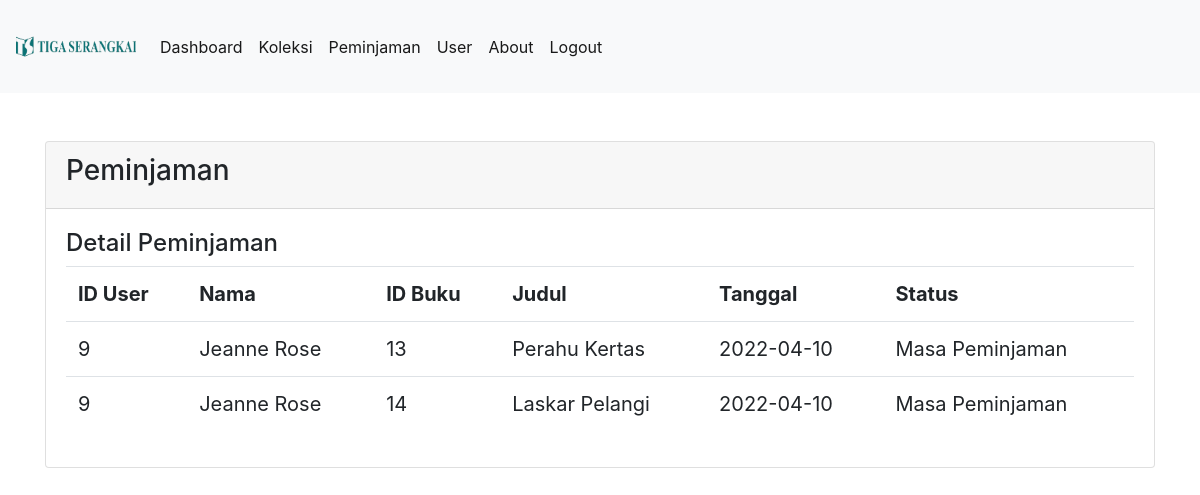
Screenshot of /index.php/pinjam/detail with the database file from the repository.
### tables this page shows
CREATE TABLE `pinjam` (
  `ID` int(11) NOT NULL,
  `IDuser` int(11) NOT NULL,
  `IDbuku` int(11) NOT NULL,
  `judul` varchar(100) NOT NULL,
  `nama` varchar(100) NOT NULL,
  `cover` varchar(100) NOT NULL,
  `tanggal` date NOT NULL,
  `status` varchar(100) NOT NULL
);

CREATE TABLE `users` (
  `ID` int(11) NOT NULL,
  `nama` varchar(100) NOT NULL,
  `email` varchar(50) NOT NULL,
  `password` varchar(100) NOT NULL,
  `alamat` text NOT NULL,
  `telepon` varchar(13) NOT NULL,
  `created_at` datetime NOT NULL,
  `updated_at` datetime NOT NULL,
  `profile` varchar(100) NOT NULL,
  `cookie` varchar(100) NOT NULL
);

CREATE TABLE `koleksi` (
  `ID` int(11) NOT NULL,
  `judul` varchar(100) NOT NULL,
  `penulis` varchar(100) NOT NULL,
  `penerbit` varchar(100) NOT NULL,
  `tahun` int(4) NOT NULL,
  `cover` varchar(100) NOT NULL
);

### application/controllers/Pinjam.php (called while the page is built, shortened)
<?php
class Pinjam extends CI_Controller {
	public function __construct()
    {
        $this->load->library(array('form_validation', 'session'));
        $this->load->helper(array('text', 'url'));
        $this->load->model('Pinjammodel');
    }
	public function detail()
    {
        $data['pinjam']=$this->Pinjammodel->pinjam_buku();
		$this->load->view('detail_pinjam',$data);
    }
}

### index.php (called while the page is built, shortened)
<?php
require_once BASEPATH.'core/CodeIgniter.php';

### application/models/Pinjammodel.php (called while the page is built, shortened)
<?php
class Pinjammodel extends CI_Model
{
    function pinjam_buku()
    {
      $this->db->select('*');
      return $this->db->from('pinjam')
            ->join('koleksi', 'pinjam.IDbuku=koleksi.ID')
            ->join('users', 'pinjam.IDuser=users.ID')
          ->get()
          ->result();
    }
}

### application/views/detail_pinjam.php (the view, shortened to what this page needs)
<!DOCTYPE html>
<html lang="en">
<head>
    <link href="<?= base_url('assets/css/bootstrap.min.css');?>" rel="stylesheet">
</head>
<body>
        <div class="container">
        <div class="card mt-5">
        <div class="card-header">
        <h3>Peminjaman</h3>
        </div>
        <div class="card-body">
            <blockquote class="blockquote mb-0">
            <h4>Detail Peminjaman</h4>
            <table class="table table bordered table stripped">
                <tr>
                    <th>ID User</th>
                    <th>Nama</th>
                    <th>ID Buku</th>
                    <th>Judul</th>
                    <th>Tanggal</th>
                    <th>Status</th>
                </tr>
                    <?php foreach($pinjam as $row){ ?>
                        <tr>
                        <td><?php echo $row->IDuser?></td>
                        <td><?php echo $row->nama?></td>
                        <td><?php echo $row->IDbuku?></td>
                        <td><?php echo $row->judul?> <br>
                        <td><?php echo $row->tanggal?></td>
                        <td><?php echo $row->status?></td>
                </tr>
                <?php }?>
            </table>
            </blockquote>
        </div>
        </div>
        </div>
</body>
</html>

### rows the page displays
pinjam: IDuser "9", IDuser.nama "Jeanne Rose", IDbuku "13", IDbuku.judul "Perahu Kertas", tanggal "2022-04-10", status "Masa Peminjaman"
pinjam: IDuser "9", IDuser.nama "Jeanne Rose", IDbuku "14", IDbuku.judul "Laskar Pelangi", tanggal "2022-04-10", status "Masa Peminjaman"
